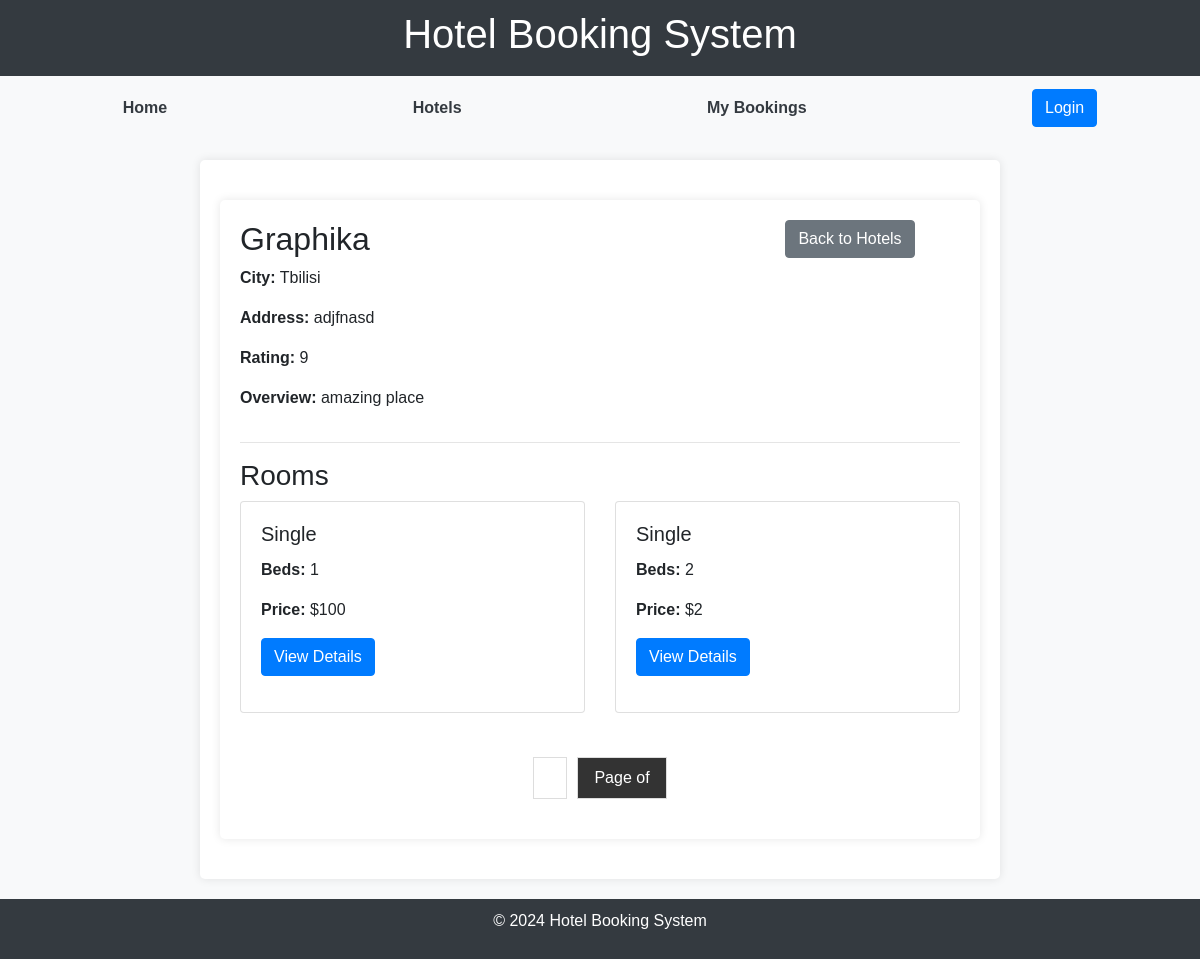
/1/, run on the app's committed database.
### rooms/models.py (models this page shows, shortened)
class Hotel(models.Model):
    city = models.CharField(default=None, max_length=64)
    name = models.CharField(default=None, max_length=64)
    address = models.CharField(default=None, max_length=64)
    overview = models.CharField(default=None, max_length=64)
    rating = models.IntegerField(validators=[MinValueValidator(0), MaxValueValidator(10)])

class Room(models.Model):
    room_category = (
        ('Single' , 'Single room'),
        ('Standard double','Standard double room'),
        ('Deluxe double','Deluxe double room'),
        ('Studio','Studio room or apartment'),
        ('Suite','Junior suite'),
        ('Presidential suite','Presidential suite')
    )
    number = models.IntegerField()
    category = models.CharField(max_length=24, choices=room_category)
    beds = models.IntegerField()
    price = models.PositiveIntegerField()
    capacity = models.IntegerField()
    hotel = models.ForeignKey(Hotel, on_delete=models.CASCADE)

### rooms/views.py (the view)
# urls.py: path('<int:pk>/', views.HotelDetailView.as_view(), name = 'hotel_detail'),
class HotelDetailView(DetailView):
    model = Hotel
    template_name = 'rooms/hotel_detail.html'
    context_object_name = 'hotel'
    def get_context_data(self, **kwargs):
        context =  super().get_context_data(**kwargs)
        context['rooms'] = Room.objects.filter(hotel = self.object)
        return context

### rooms/templates/rooms/hotel_detail.html (shortened to what this page needs)
{% extends 'base.html' %}
{% block content %}
    <div class="container">
        <div class="row">
            <div class="col-md-8">
                <h2>{{ hotel.name }}</h2>
                <p><strong>City:</strong> {{ hotel.city }}</p>
                <p><strong>Address:</strong> {{ hotel.address }}</p>
                <p><strong>Rating:</strong> {{ hotel.rating }}</p>
                <p><strong>Overview:</strong> {{ hotel.overview }}</p>
            </div>
            <div class="col-md-4 text-center">
                <p><a href="{% url 'hotellist' %}" class="btn btn-secondary">Back to Hotels</a></p>
            </div>
        </div>
        <hr>
        <h3>Rooms</h3>
        <div class="row">
            {% for room in rooms %}
                <div class="col-md-6 mb-4">
                    <div class="card">
                        <div class="card-body">
                            <h5 class="card-title">{{ room.category }}</h5>
                            <p class="card-text"><strong>Beds:</strong> {{ room.beds }}</p>
                            <p class="card-text"><strong>Price:</strong> ${{ room.price }}</p>
                            <p><a href="{% url 'room_detail' room.pk %}" class="btn btn-primary">View Details</a></p>
                        </div>
                    </div>
                </div>
            {% empty %}
                <div class="col">
                    <p>No rooms available.</p>
                </div>
            {% endfor %}
        </div>
        <div class="pagination">
            <span class="step-links">
            </span>
            <span class="current">
                Page {{ page_obj.number}} of {{ page_obj.paginator.num_pages }}
            </span>
        </div>
    </div>
{% endblock %}

### rooms/templates/base.html (style rules this page uses)
body { font-family: Arial, sans-serif; background-color: #f8f9fa; margin: 0; padding: 0; }
.container { max-width: 800px; margin: 20px auto; background-color: white; padding: 20px; border-radius: 5px; box-shadow: 0 0 10px rgba(0,0,0,0.1); }
.pagination { margin: 20px 0; display: flex; justify-content: center; }
.pagination a, .pagination span { margin: 0 5px; padding: 8px 16px; border: 1px solid #ddd; text-decoration: none; color: #333; }
.pagination .current { background-color: #333; color: #fff; }

### data on the page
Hotel: name "Graphika", city "Tbilisi", address "adjfnasd", rating "9", overview "amazing place"
Room: category "Single", beds "1", price "100"
Room: category "Single", beds "2", price "2"
